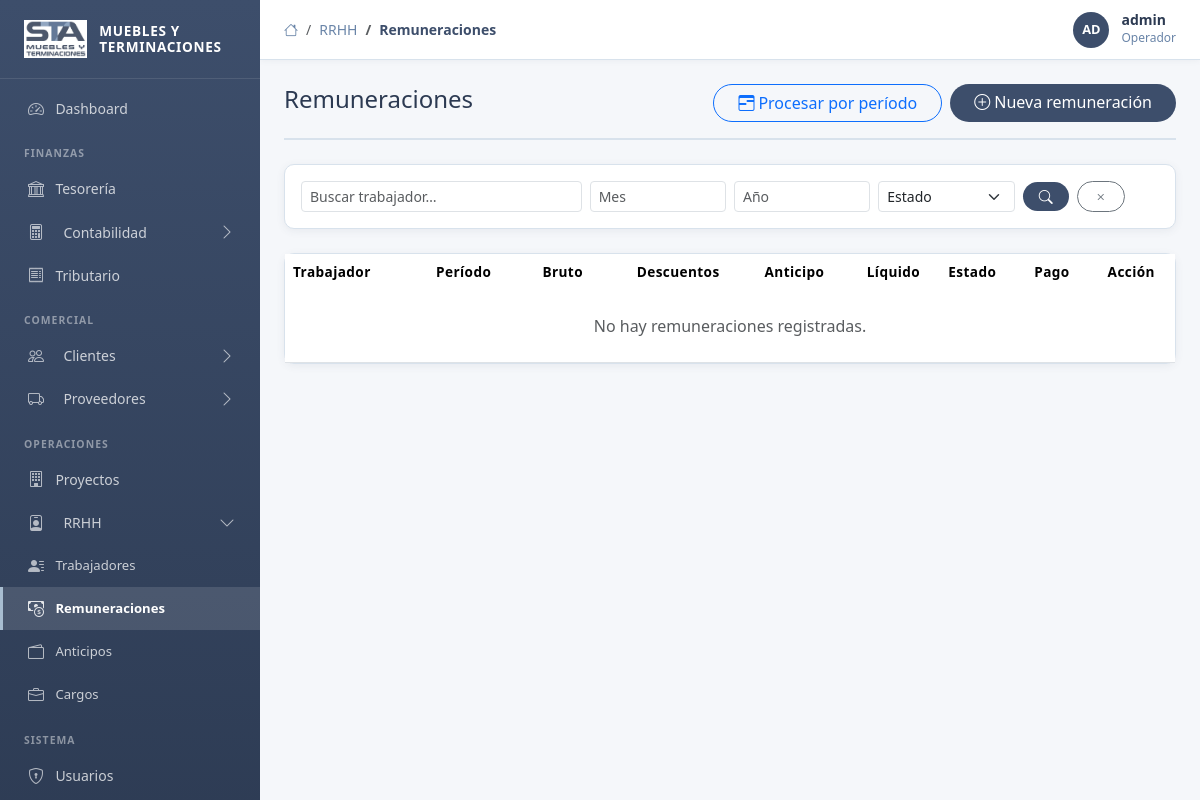
Before: /gestion/rrhh/remuneraciones/ (signed in) with the older database file.
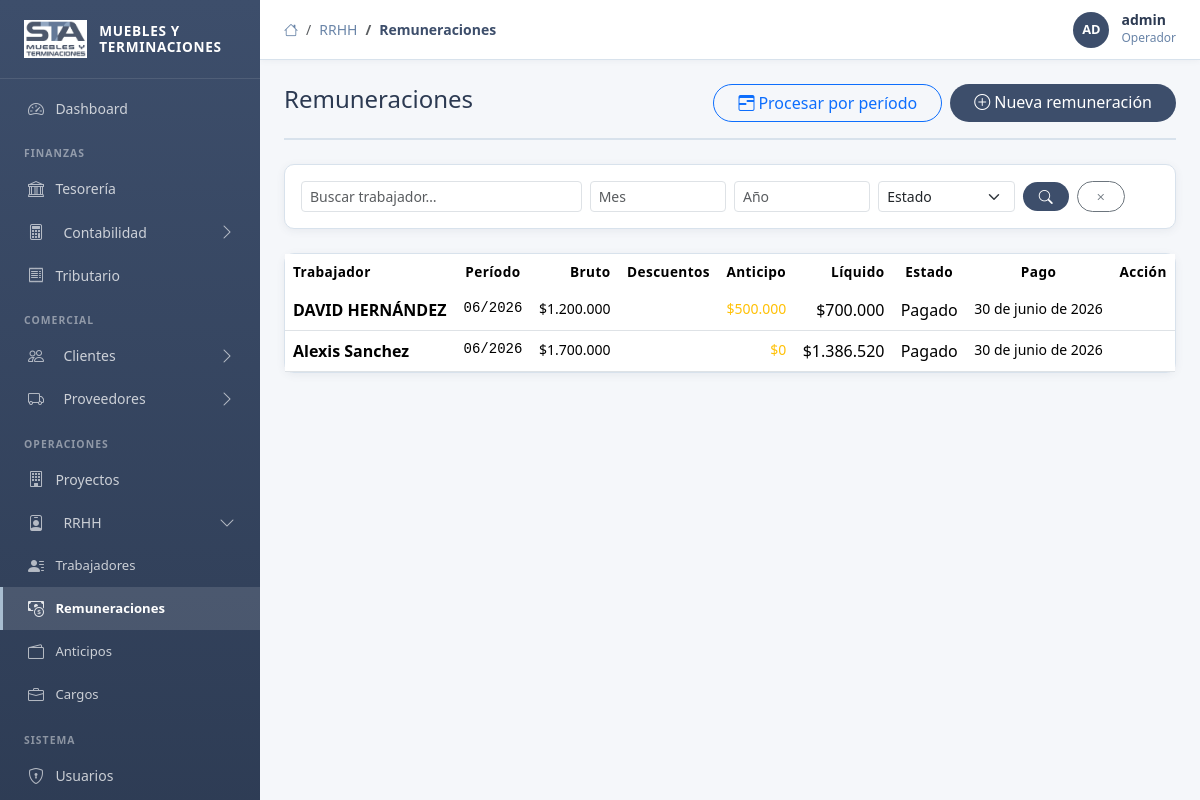
After: the same page with the newer database file.
### apps/rrhh/models.py (models this page shows, shortened)
class Remuneracion(TimeStampedModel):
    ESTADO_CHOICES = [
        ('borrador', 'Borrador'),
        ('aprobado', 'Aprobado'),
        ('pagado', 'Pagado'),
    ]
    trabajador = models.ForeignKey(
        Trabajador, on_delete=models.PROTECT,
        related_name='remuneraciones', verbose_name='Trabajador'
    )
    periodo_mes = models.PositiveSmallIntegerField(verbose_name='Mes')
    periodo_anio = models.PositiveSmallIntegerField(verbose_name='Año')
    sueldo_base = models.DecimalField(max_digits=12, decimal_places=2, verbose_name='Sueldo Base')
    horas_extra = models.DecimalField(max_digits=10, decimal_places=2, default=0, verbose_name='Horas Extra')
    bono = models.DecimalField(max_digits=12, decimal_places=2, default=0, verbose_name='Bonos')
    sueldo_bruto = models.DecimalField(max_digits=12, decimal_places=2, verbose_name='Sueldo Bruto')
    descuento_afp = models.DecimalField(max_digits=10, decimal_places=2, default=0, verbose_name='Descuento AFP')
    descuento_salud = models.DecimalField(max_digits=10, decimal_places=2, default=0, verbose_name='Descuento Salud')
    otros_descuentos = models.DecimalField(max_digits=10, decimal_places=2, default=0, verbose_name='Otros Descuentos')
    anticipo_descontado = models.DecimalField(max_digits=10, decimal_places=2, default=0, verbose_name='Anticipo Descontado')
    liquido_pagar = models.DecimalField(max_digits=12, decimal_places=2, verbose_name='Líquido a Pagar')
    estado = models.CharField(max_length=10, choices=ESTADO_CHOICES, default='borrador', verbose_name='Estado')
    fecha_pago = models.DateField(null=True, blank=True, verbose_name='Fecha de Pago')
    class Meta:
        verbose_name = 'Remuneración'
        verbose_name_plural = 'Remuneraciones'
        ordering = ['-periodo_anio', '-periodo_mes']
        unique_together = ('trabajador', 'periodo_mes', 'periodo_anio')

class Trabajador(TimeStampedModel):
    ESTADO_CHOICES = [
        ('activo', 'Activo'),
        ('inactivo', 'Inactivo'),
        ('licencia', 'Con Licencia'),
        ('vacaciones', 'En Vacaciones'),
    ]
    TIPO_COSTO_CHOICES = [
        ('operacional', 'Costo Operacional'),
        ('administrativo', 'Gasto Administrativo'),
    ]
    AFP_CHOICES = [
        ('capital', 'Capital'),
        ('cuprum', 'Cuprum'),
        ('habitat', 'Hábitat'),
        ('modelo', 'Modelo'),
        ('planvital', 'PlanVital'),
        ('provida', 'Provida'),
        ('uno', 'Uno'),
    ]
    ISAPRE_CHOICES = [
        ('colmena', 'Colmena'),
        ('consalud', 'Consalud'),
        ('cruz_blanca', 'Cruz Blanca'),
        ('fonsalud', 'FONASA'),
        ('fundacion', 'Fundación'),
        ('masvida', 'Masvida'),
        ('nueva_masvida', 'Nueva Masvida'),
        ('red_salud', 'Red Salud'),
        ('vida_chile', 'Vida Chile'),
    ]
    rut = models.CharField(
        max_length=15, unique=True, validators=[validar_rut],
        verbose_name='RUT', help_text='Formato: XX.XXX.XXX-X'
    )
    nombres = models.CharField(max_length=100, verbose_name='Nombres')
    apellidos = models.CharField(max_length=100, verbose_name='Apellidos')
    cargo = models.ForeignKey(
        CargoTrabajador, null=True, blank=True, on_delete=models.SET_NULL,
        related_name='trabajadores', verbose_name='Cargo'
    )
    fecha_ingreso = models.DateField(verbose_name='Fecha de Ingreso')
    fecha_termino = models.DateField(null=True, blank=True, verbose_name='Fecha de Término')
    fecha_nacimiento = models.DateField(null=True, blank=True, verbose_name='Fecha de Nacimiento')
    sueldo_base = models.DecimalField(max_digits=12, decimal_places=2, verbose_name='Sueldo Base')
    afp = models.CharField(max_length=100, choices=AFP_CHOICES, blank=True, verbose_name='AFP')
    isapre = models.CharField(max_length=100, choices=ISAPRE_CHOICES, blank=True, verbose_name='Isapre/FONASA')
    banco = models.ForeignKey(Banco, on_delete=models.PROTECT, null=True, blank=True, verbose_name='Banco')
    tipo_cuenta = models.CharField(max_length=50, choices=TIPO_CHOICES, blank=True, verbose_name='Tipo de Cuenta')
    numero_cuenta = models.CharField(max_length=30, blank=True, verbose_name='N° Cuenta Bancaria')
    email = models.EmailField(blank=True, verbose_name='Email')
    telefono = models.CharField(max_length=20, blank=True, verbose_name='Teléfono')
    direccion = models.CharField(max_length=300, blank=True, verbose_name='Dirección')
    estado = models.CharField(max_length=15, choices=ESTADO_CHOICES, default='activo', verbose_name='Estado')
    exento_previsional = models.BooleanField(
        default=False,
        verbose_name='Exento de AFP/Salud',
        help_text='Marcar si el trabajador no tiene contrato y solo se le paga el sueldo bruto sin descuentos previsionales.',
    )
    tipo_costo = models.CharField(
        max_length=15, choices=TIPO_COSTO_CHOICES, default='administrativo',
        verbose_name='Tipo de costo',
        help_text='Determina la cuenta contable usada al pagar remuneraciones y anticipos.'
    )
    centro_costo = models.ForeignKey(
        'contabilidad.CentroCosto', null=True, blank=True,
        on_delete=models.SET_NULL, verbose_name='Centro de Costo'
    )
    class Meta:
        verbose_name = 'Trabajador'
        verbose_name_plural = 'Trabajadores'
        ordering = ['apellidos', 'nombres']
    @property
    def nombre_completo(self):
        return f'{self.nombres} {self.apellidos}'

### apps/rrhh/views.py (the view)
# urls.py: path('remuneraciones/', views.RemuneracionListView.as_view(), name='remuneracion_list'),
class RemuneracionListView(GestionMixin, ListView):
    model = Remuneracion
    template_name = 'admin/rrhh/remuneracion_list.html'
    context_object_name = 'remuneraciones'
    paginate_by = 25
    def get_queryset(self):
        qs = Remuneracion.objects.select_related('trabajador')
        mes = self.request.GET.get('mes')
        anio = self.request.GET.get('anio')
        if mes:
            qs = qs.filter(periodo_mes=mes)
        if anio:
            qs = qs.filter(periodo_anio=anio)
        return qs.order_by('-periodo_anio', '-periodo_mes', 'trabajador__apellidos')
    def get_context_data(self, **kwargs):
        ctx = super().get_context_data(**kwargs)
        ctx['titulo'] = 'Remuneraciones'
        return ctx

### apps/accounts/models.py (called while the page is built)
    @property
    def nombre_display(self):
        return self.get_full_name() or self.username

### apps/core/context_processors.py (called while the page is built)
def logo_exists(request):
    logo_path = Path(settings.BASE_DIR) / 'static' / 'img' / 'logo.png'
    return {'logo_exists': logo_path.exists()}

### apps/core/templatetags/custom_tags.py (called while the page is built)
@register.filter
def moneda_chilena(value):
    try:
        return "${:,.0f}".format(float(value)).replace(",", ".")
    except:
        return value

### templates/admin/rrhh/remuneracion_list.html (shortened to what this page needs)
{% extends 'base_admin.html' %}
{% load custom_tags %}
{% block breadcrumb %}
  <li class="breadcrumb-item"><a href="{% url 'rrhh:trabajador_list' %}">RRHH</a></li>
  <li class="breadcrumb-item active">Remuneraciones</li>
{% endblock %}
{% block content %}
<div class="page-header">
  <h4 class="page-title">Remuneraciones</h4>
  <div class="d-flex gap-2">
    <a href="{% url 'rrhh:remuneracion_procesar' %}" class="btn btn-outline-primary rounded-pill px-4">
      <i class="bi bi-calendar3-range me-1"></i>Procesar por período
    </a>
    <a href="{% url 'rrhh:remuneracion_create' %}" class="btn btn-sta rounded-pill px-4">
      <i class="bi bi-plus-circle me-1"></i>Nueva remuneración
    </a>
  </div>
</div>
<div class="card-sta p-3 mb-4">
  <form method="get" class="row g-2 align-items-end">
    <div class="col-sm-4">
      <input type="text" name="q" class="form-control form-control-sm" placeholder="Buscar trabajador…" value="{{ request.GET.q }}">
    </div>
    <div class="col-sm-2">
      <input type="number" name="mes" class="form-control form-control-sm" placeholder="Mes" min="1" max="12" value="{{ request.GET.mes }}">
    </div>
    <div class="col-sm-2">
      <input type="number" name="anio" class="form-control form-control-sm" placeholder="Año" value="{{ request.GET.anio }}">
    </div>
    <div class="col-sm-2">
      <select name="estado" class="form-select form-select-sm">
        <option value="">Estado</option>
      </select>
    </div>
    <div class="col-auto">
      <button type="submit" class="btn btn-sta btn-sm rounded-pill px-3"><i class="bi bi-search"></i></button>
      <a href="{% url 'rrhh:remuneracion_list' %}" class="btn btn-outline-secondary btn-sm rounded-pill px-3 ms-1"><i class="bi bi-x"></i></a>
    </div>
  </form>
</div>
<div class="card-sta p-0">
  <div class="table-responsive">
    <table class="table table-sta mb-0">
      <thead>
        <tr>
          <th>Trabajador</th><th class="text-center">Período</th>
          <th class="text-end">Bruto</th><th class="text-end">Descuentos</th>
          <th class="text-end">Anticipo</th><th class="text-end">Líquido</th>
          <th class="text-center">Estado</th><th class="text-center">Pago</th>
          <th class="text-center">Acción</th>
        </tr>
      </thead>
      <tbody>
        {% for rem in remuneraciones %}
        <tr>
          <td class="fw-600">{{ rem.trabajador.nombre_completo }}</td>
          <td class="text-center font-monospace small">{{ rem.periodo_mes|stringformat:"02d" }}/{{ rem.periodo_anio }}</td>
          <td class="text-end small">{{ rem.sueldo_bruto|moneda_chilena }}</td>
          <td class="text-end small text-danger">{{ rem.descuentos|moneda_chilena }}</td>
          <td class="text-end small text-warning">{{ rem.anticipo_descontado|moneda_chilena }}</td>
          <td class="text-end fw-700">{{ rem.liquido_pagar|moneda_chilena }}</td>
          <td class="text-center"><span class="badge-{{ rem.estado }}">{{ rem.get_estado_display }}</span></td>
          <td class="text-center small">{{ rem.fecha_pago|default:"—" }}</td>
          <td class="text-center">
          </td>
        </tr>
        {% empty %}
        <tr><td colspan="9" class="text-center text-muted py-4">No hay remuneraciones registradas.</td></tr>
        {% endfor %}
      </tbody>
    </table>
  </div>
</div>
{% endblock %}

Changed rows visible on the page:
added Remuneracion: trabajador.nombre_completo "DAVID HERNÁNDEZ", periodo_mes "06", periodo_anio "2026", sueldo_bruto|moneda_chilena "$1.200.000", anticipo_descontado|moneda_chilena "$500.000", liquido_pagar|moneda_chilena "$700.000", estado "Pagado", fecha_pago "30 de junio de 2026"
added Remuneracion: trabajador.nombre_completo "Alexis Sanchez", periodo_mes "06", periodo_anio "2026", sueldo_bruto|moneda_chilena "$1.700.000", anticipo_descontado|moneda_chilena "$0", liquido_pagar|moneda_chilena "$1.386.520", estado "Pagado", fecha_pago "30 de junio de 2026"
Other visible differences:
text no longer shown: "No hay remuneraciones registradas."
